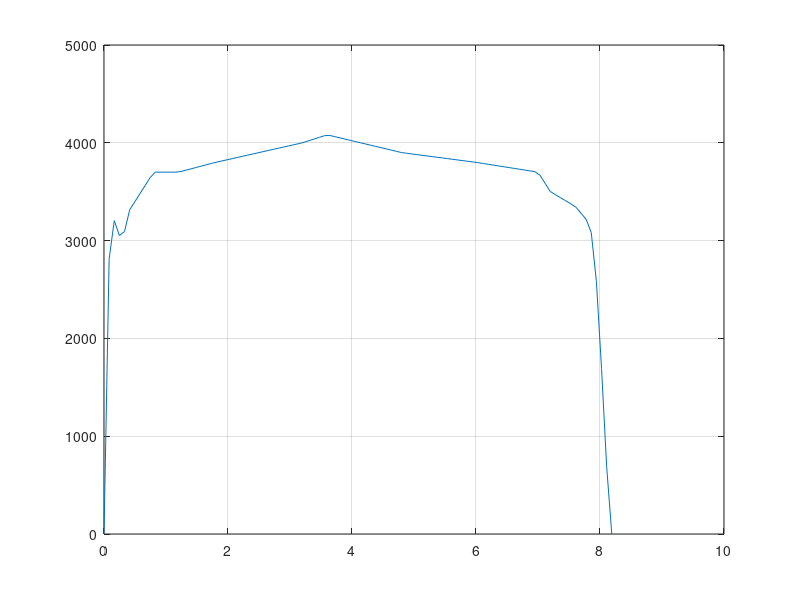

MATLAB code to generate this figure:
% Author: Francesco Colombi
% Skyward Experimental Rocketry | CRD Dept | crd@skywarder.eu
% email: francesco.colombi@skywarder.eu
% Release date: 16/04/2016

clear, clc

% %Cesaroni PRO 150 White Thunder
% sTH = [0 0.05 0.15 0.5 0.6 0.74 0.85 1.15 1.35 2.45 ...
%     3 3.7 4 4.5 4.8 4.9 5 5.05 5.1 5.15 5.2]; %s
% THs = [0 9200 7900 8500 8500 8350 8300 8400 8500 8500 ...
%     8300 8000 7800 7600 7450 7300 7300 4500 500 100 0]; %N

%Cesaroni PRO 150 SkidMark
sTH = [0 0.1 0.2 0.3 0.4 0.5 0.6 0.8 1.2 1.8 3.2 3.6 ...
    4.8 6 7 7.2 7.6 7.8 7.9 8 8.1 8.19]; %s
THs = [0 3400 3100 3000 3300 3400 3500 3700 3700 3800 ...
    4000 4081.6 3900 3800 3700 3500 3350 3200 3000 2000 750 0]; %N

s=linspace(0,sTH(end));

dt = s(2);
TH = interp1(sTH,THs,s);

sum = 0;
for j = 1:length(s)
    sum = sum + TH(j)*dt;
end
media = sum/5.12 %N

plot(s,TH);
grid on;
